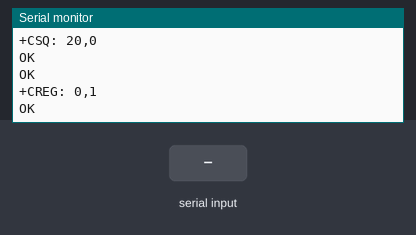
Bench run of a sketch on a simulated ESP32. On the bench: the last lines printed to the serial monitor. Inputs (shaded band) come from the test bench. The modem accepts every AT command (registered, SIM ready, sends succeed) and sends nothing else.

Above: at 4.2 s.
4.3 s: "1" received over the second serial link
At 5.0 s:
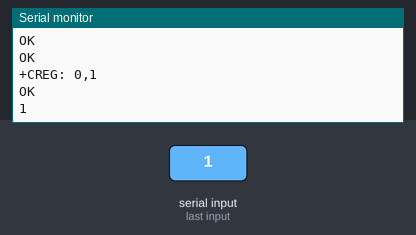
6.0 s: "0" received over the second serial link
At 7.3 s:
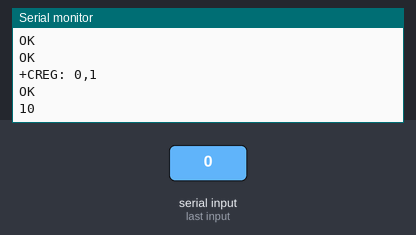

Measured:
- after the input at 4.3 s, the serial monitor: prints a new line after 0.21 s (image 1)
- after the input at 6.0 s, the serial monitor: prints a new line at once (image 2)

The sketch:

esp32.mini.SIM800L.AT.test.210509.ino
```cpp
HardwareSerial sim800l(2);

void setup()
{
  //Begin serial communication with Arduino and Arduino IDE (Serial Monitor)
  Serial.begin(9600);

  //Begin serial communication with Arduino and SIM800L
  sim800l.begin(9600);

  Serial.println("Initializing...");
  delay(1000);

  sim800l.println("AT"); //Once the handshake test is successful, it will back to OK
  updateSerial();
  sim800l.println("AT+CSQ"); //Signal quality test, value range is 0-31 , 31 is the best
  updateSerial();
  sim800l.println("AT+CCID"); //Read SIM information to confirm whether the SIM is plugged
  updateSerial();
  sim800l.println("AT+CREG?"); //Check whether it has registered in the network
  updateSerial();
}

void loop()
{
  updateSerial();
}

void updateSerial()
{
  delay(500);
  while (Serial.available())
  {
    sim800l.write(Serial.read());//Forward what Serial received to sim800l
  }
  while(sim800l.available())
  {
    Serial.write(sim800l.read());//Forward what sim800l received to Serial Port
  }
}
```
